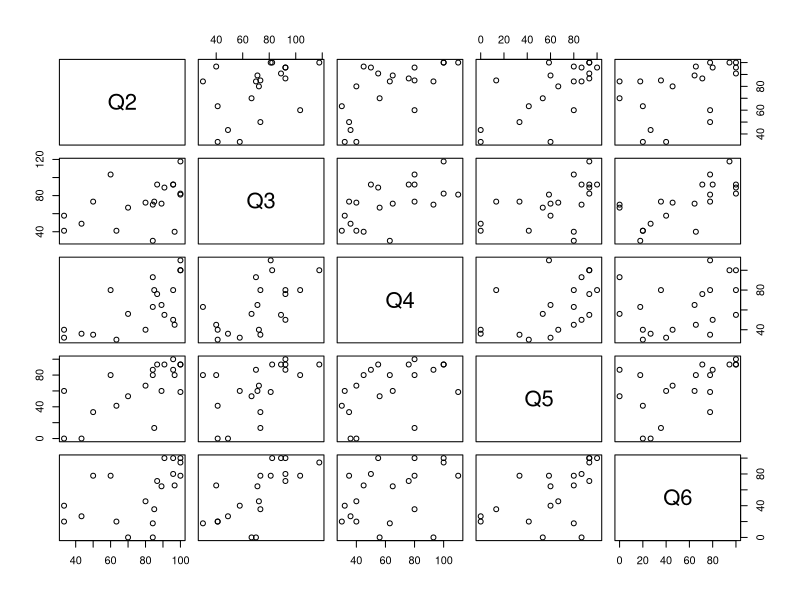
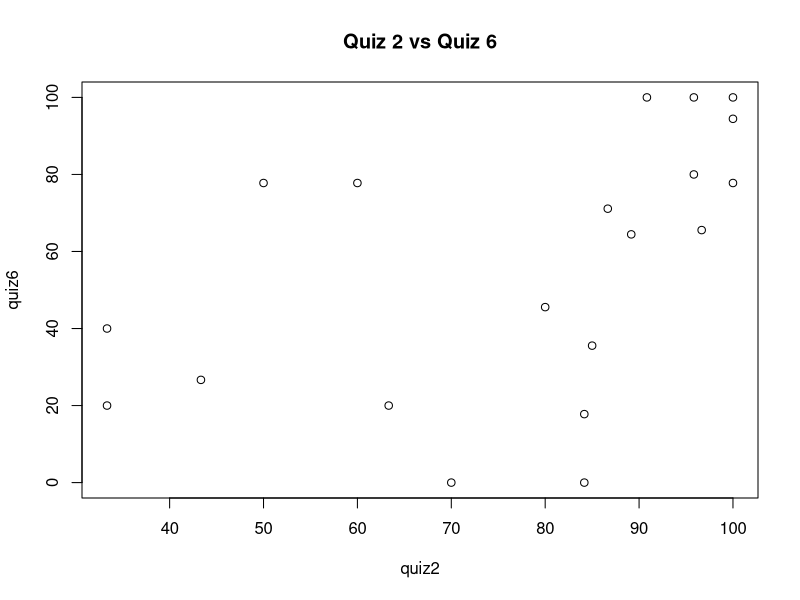
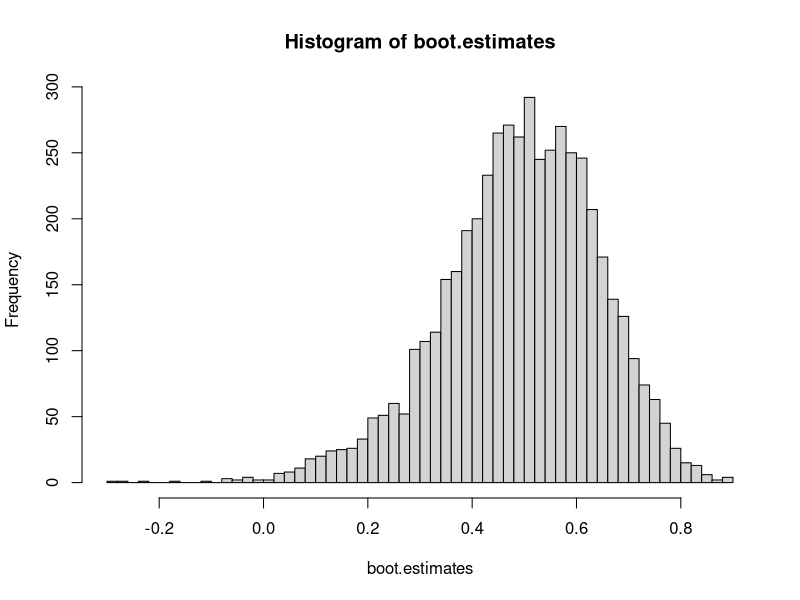

Source code (R) for these figures, in order:
## ---- chunk 1
quiz <- read.csv('quiz.csv')
## ---- chunk 2
plot(quiz)
## ---- chunk 3
quiz2 <- quiz[,1]
quiz6 <- quiz[,5]
plot(quiz2, quiz6, main = "Quiz 2 vs Quiz 6")
## ---- chunk 4
?cor #Pearson correlation is the default for cor()
cor(quiz2, quiz6)
## ---- chunk 5
#' A function that generates bootstrap estimates of the Pearson correlation between two vectors.
#'
#' @param x A vector.
#' @param y A vector.
#' @param B The number of bootstrap estimates of the Pearson correlation with a default value of 2000.
#'
#' @returns The B boostrap estimates of the Pearson correlation.

bootstrap.cor <- function(x, y, B = 2000){
  samples.index <- replicate(B, sample(length(x), replace=TRUE))
  bootstrap.cors <- vector()
  for(i in 1:B){
  k <- samples.index[,i]
  bootstrap.cors[i] <- cor(x[k], y[k])
  }
  return(bootstrap.cors)
}

## ---- chunk 6
boot.estimates <- bootstrap.cor(x=quiz2, y=quiz6, B=5000)
hist(boot.estimates, breaks="FD")
## ---- chunk 7
quantile(boot.estimates, c(0.025,0.975))
cor.test(quiz2,quiz6, conf.level = 0.95)
## ---- chunk 8
cov.mat <- cov(quiz)
cov.mat
cov.mat[1,2] # (1,2) entry
cov(quiz2, quiz6) 
## ---- chunk 9
eigen.vals <- eigen(cov.mat)$values
eigen.vals
## ---- chunk 10
sum(eigen.vals) 
sum(diag(cov.mat))
## ---- chunk 11
eigenratio <- eigen.vals[1]/sum(eigen.vals)
eigenratio
## ---- chunk 12
#' A function that generates bootstrap estimates of the eigenratio useing the case resampling
#' bootstrap on a data frame.
#' 
#' @params mat A data frame.
#' @params B The number of bootstrap samples to generate, with a default value of 2000.
#'
#' @returns The B bootstrap estimates of the eigenratio.
bootstrap.eigenratio <- function(mat, B = 2000){
  
}
## ---- chunk 13

